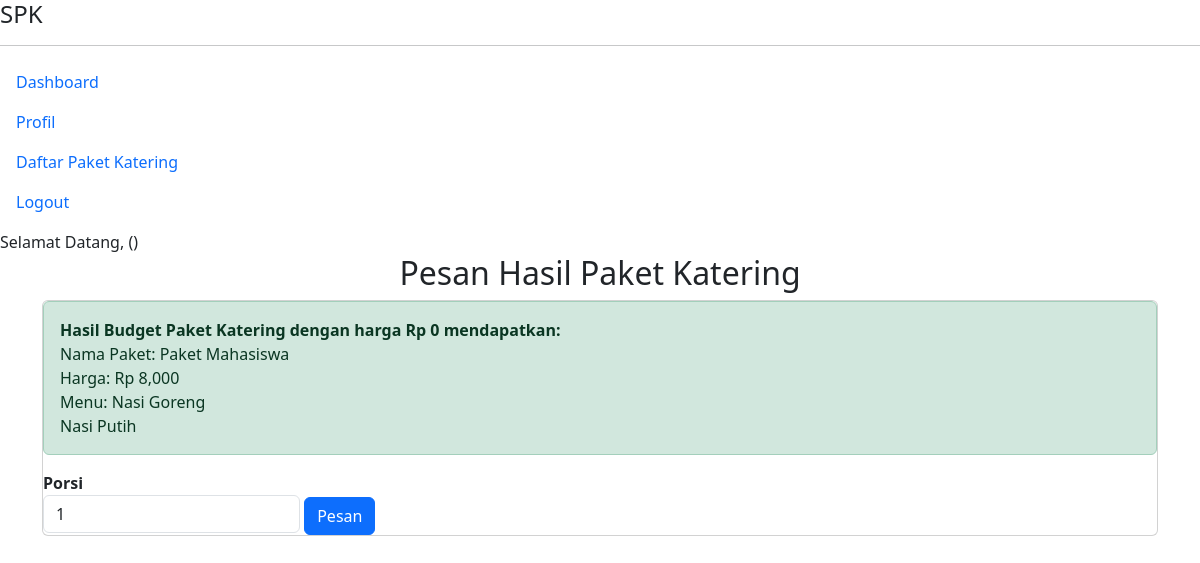
Screenshot of /pages/pesan-paket/pesan_hasil_paket_katering.php?id_paket_katering=9 with the database file from the repository.
### tables this page shows
CREATE TABLE `hasil_paket_menu` (
  `id_paket_katering` int(11) NOT NULL,
  `id_menu_katering` int(11) NOT NULL
);

CREATE TABLE `paket_katering` (
  `id_paket_katering` int(11) NOT NULL,
  `nama_paket` varchar(50) NOT NULL,
  `harga` int(11) NOT NULL,
  `deskripsi` text DEFAULT NULL,
  `tersedia` enum('Ya','Tidak') DEFAULT 'Ya'
);

### pages/pesan-paket/pesan_hasil_paket_katering.php (the view, shortened to what this page needs)
<?php
require_once __DIR__ . '/../../pages/layouts/header.php';
require_once __DIR__ . '/../../koneksi.php';
$id_paket_katering = $_GET['id_paket_katering'] ?? '';
$budget = $_GET['budget'] ?? '';
$query = "
    SELECT paket_katering.*,
    hasil_paket_menu.id_menu_katering,
    menu_katering.id_menu_katering,
    GROUP_CONCAT(menu_katering.nama_menu SEPARATOR '<br>') AS nama_menu
    FROM paket_katering
    JOIN hasil_paket_menu ON paket_katering.id_paket_katering = hasil_paket_menu.id_paket_katering
    JOIN menu_katering ON hasil_paket_menu.id_menu_katering = menu_katering.id_menu_katering
    WHERE hasil_paket_menu.id_paket_katering = '$id_paket_katering' "
;
$result = mysqli_query($koneksi, $query);
if (mysqli_num_rows($result) > 0) {
    $paket_katering = mysqli_fetch_assoc($result);
} else {
    header('Location: index.php?page=paket_katering');
    exit;
}
?>
<h2 class="content-title text-center">Pesan Hasil Paket Katering</h2>
<div class="container">
    <div class="card">
        <div class="alert alert-success">
            <strong>Hasil Budget Paket Katering dengan harga Rp <?= number_format($budget); ?> mendapatkan:</strong><br>
            Nama Paket: <?= $paket_katering['nama_paket']; ?><br>
            Harga: Rp <?= number_format($paket_katering['harga']); ?><br>
            Menu: <?= $paket_katering['nama_menu']; ?><br>
        </div>
        <form action="" method="post">
            <label for="porsi">
                <strong>Porsi</strong>
                <input type="number" class="form-control" id="porsi" name="porsi" value="1" required>
            </label>
            <button type="submit" class="btn btn-primary" name="submit">Pesan</button>
        </form>
    </div>
</div>

### rows the page displays
hasil_paket_menu: id_paket_katering.nama_paket "Paket Mahasiswa", id_paket_katering.harga "8,000"

### other values shown
$budget "0"
$paket_katering['nama_menu'] "Nasi Goreng Nasi Putih"
